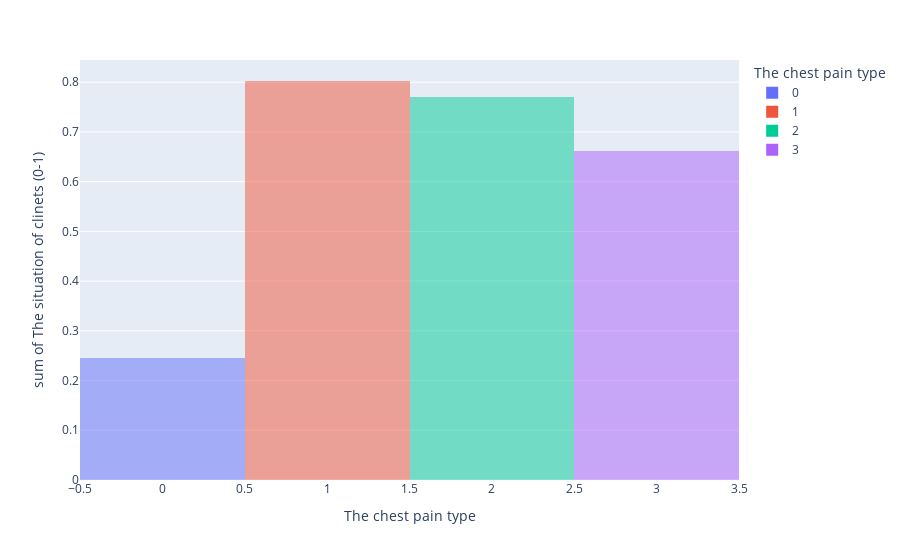

Write notebook code for a chart like this one.
### Markdown cell above
The number of major vessels for different age groups, with bars colored by age.

### Code cell
heartD_cp = pd.DataFrame({
    'The situation of clinets (0-1)' : heart.groupby('cp')['target'].mean(),
    'The chest pain type' : sorted(heart['cp'].unique())
})
px.histogram(heartD_cp, 'The chest pain type', 'The situation of clinets (0-1)',
             color='The chest pain type', barmode='overlay', nbins=4)

### Figure 1 — Plotly figure (JSON) as saved in the notebook; plotly's stock layout.template omitted (floating-point values rounded to 4 significant figures)
{"data": [{"alignmentgroup": "True", "bingroup": "x", "histfunc": "sum", "hovertemplate": "The chest pain type=%{x}<br>sum of The situation of clinets (0-1)=%{y}<extra></extra>", "legendgroup": "0", "marker": {"color": "#636efa", "opacity": 0.5, "pattern": {"shape": ""}}, "name": "0", "nbinsx": 4, "offsetgroup": "0", "orientation": "v", "showlegend": true, "type": "histogram", "x": [0], "xaxis": "x", "y": [0.2455], "yaxis": "y"}, {"alignmentgroup": "True", "bingroup": "x", "histfunc": "sum", "hovertemplate": "The chest pain type=%{x}<br>sum of The situation of clinets (0-1)=%{y}<extra></extra>", "legendgroup": "1", "marker": {"color": "#EF553B", "opacity": 0.5, "pattern": {"shape": ""}}, "name": "1", "nbinsx": 4, "offsetgroup": "1", "orientation": "v", "showlegend": true, "type": "histogram", "x": [1], "xaxis": "x", "y": [0.8024], "yaxis": "y"}, {"alignmentgroup": "True", "bingroup": "x", "histfunc": "sum", "hovertemplate": "The chest pain type=%{x}<br>sum of The situation of clinets (0-1)=%{y}<extra></extra>", "legendgroup": "2", "marker": {"color": "#00cc96", "opacity": 0.5, "pattern": {"shape": ""}}, "name": "2", "nbinsx": 4, "offsetgroup": "2", "orientation": "v", "showlegend": true, "type": "histogram", "x": [2], "xaxis": "x", "y": [0.7711], "yaxis": "y"}, {"alignmentgroup": "True", "bingroup": "x", "histfunc": "sum", "hovertemplate": "The chest pain type=%{x}<br>sum of The situation of clinets (0-1)=%{y}<extra></extra>", "legendgroup": "3", "marker": {"color": "#ab63fa", "opacity": 0.5, "pattern": {"shape": ""}}, "name": "3", "nbinsx": 4, "offsetgroup": "3", "orientation": "v", "showlegend": true, "type": "histogram", "x": [3], "xaxis": "x", "y": [0.6623], "yaxis": "y"}], "layout": {"barmode": "overlay", "legend": {"title": {"text": "The chest pain type"}, "tracegroupgap": 0}, "margin": {"t": 60}, "xaxis": {"anchor": "y", "categoryarray": [0, 1, 2, 3], "categoryorder": "array", "domain": [0, 1], "title": {"text": "The chest pain type"}}, "yaxis": {"anchor": "x", "domain": [0, 1], "title": {"text": "sum of The situation of clinets (0-1)"}}}}
